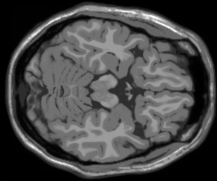
%> input picture graph_laplacian/slice_55.png, 217 x 181 px
$ octave fbp.m   (GNU Octave 9; MATLAB toolbox functions it lacks are replaced by stand-ins)
%> lines starting %> are read from the running program, lines starting %| are printed output that depends on the picture
close all;
image = imread("slice_55.png"); % read image
%> image is the input picture: size 181x217 uint8; min 0, max 255, mean 71.4
[X,Y] = size(image);
%> X = 181; Y = 217

% angles = rand(180,1) * 180; % random angles
angles = 1:180;
R_Tr = radon(image,angles); % get radon transforms
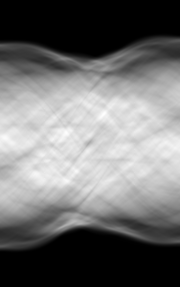
%> R_Tr: size 287x180 double; min 0, max 22069.9, mean 9772.2; drawn with min black and max white
[Z,~] = size(R_Tr);
%> Z = 287
image_center = [ceil(X/2),ceil(Y/2)];
%> image_center = [91 109]
projection_center = ceil(Z/2);
%> projection_center = 144

F_R = fft(R_Tr); % fourier transform of all radon transforms

% ram-lak filter
ram_lak = zeros(Z,1);
for i=1:Z/2
    ram_lak(i) = Z/2 - i;
    ram_lak(Z+1-i) = ram_lak(i);
end

F_R = fftshift(F_R);
F_R = F_R .* ram_lak;
F_R = ifftshift(F_R);
R_Tr_new = ifft(F_R);
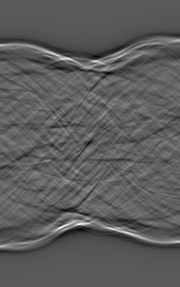
%> R_Tr_new: size 287x180 double; min -86449.8, max 152029.3, mean 0; drawn with min black and max white

recons_Img = zeros(X,Y);
%> (the run ends here)
